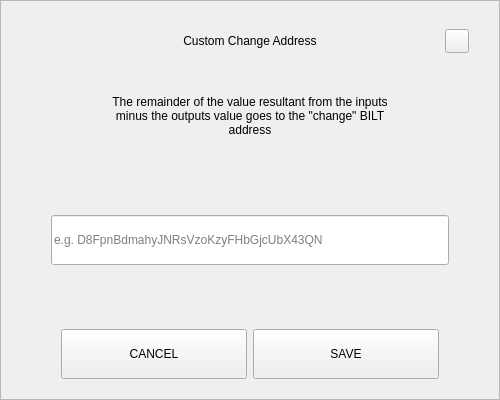
<?xml version="1.0" encoding="UTF-8"?>
<ui version="4.0">
 <class>SendChangeAddressDialog</class>
 <widget class="QDialog" name="SendChangeAddressDialog">
  <property name="geometry">
   <rect>
    <x>0</x>
    <y>0</y>
    <width>500</width>
    <height>400</height>
   </rect>
  </property>
  <property name="windowTitle">
   <string>Dialog</string>
  </property>
  <layout class="QVBoxLayout" name="verticalLayout">
   <property name="spacing">
    <number>0</number>
   </property>
   <property name="leftMargin">
    <number>0</number>
   </property>
   <property name="topMargin">
    <number>0</number>
   </property>
   <property name="rightMargin">
    <number>0</number>
   </property>
   <property name="bottomMargin">
    <number>0</number>
   </property>
   <item>
    <widget class="QFrame" name="frame">
     <property name="styleSheet">
      <string notr="true"/>
     </property>
     <property name="frameShape">
      <enum>QFrame::StyledPanel</enum>
     </property>
     <property name="frameShadow">
      <enum>QFrame::Raised</enum>
     </property>
     <layout class="QVBoxLayout" name="verticalLayout_2" stretch="0,0,0,0,0,0,0">
      <property name="spacing">
       <number>0</number>
      </property>
      <property name="leftMargin">
       <number>30</number>
      </property>
      <property name="topMargin">
       <number>20</number>
      </property>
      <property name="rightMargin">
       <number>30</number>
      </property>
      <property name="bottomMargin">
       <number>20</number>
      </property>
      <item>
       <layout class="QHBoxLayout" name="horizontalLayout_3">
        <property name="spacing">
         <number>0</number>
        </property>
        <item>
         <spacer name="horizontalSpacer_2">
          <property name="orientation">
           <enum>Qt::Horizontal</enum>
          </property>
          <property name="sizeHint" stdset="0">
           <size>
            <width>40</width>
            <height>20</height>
           </size>
          </property>
         </spacer>
        </item>
        <item>
         <widget class="QLabel" name="labelTitle">
          <property name="minimumSize">
           <size>
            <width>0</width>
            <height>40</height>
           </size>
          </property>
          <property name="maximumSize">
           <size>
            <width>16777215</width>
            <height>40</height>
           </size>
          </property>
          <property name="styleSheet">
           <string notr="true">padding-left:24px;</string>
          </property>
          <property name="text">
           <string>Custom Change Address</string>
          </property>
          <property name="alignment">
           <set>Qt::AlignCenter</set>
          </property>
          <property name="margin">
           <number>7</number>
          </property>
         </widget>
        </item>
        <item>
         <spacer name="horizontalSpacer">
          <property name="orientation">
           <enum>Qt::Horizontal</enum>
          </property>
          <property name="sizeHint" stdset="0">
           <size>
            <width>40</width>
            <height>20</height>
           </size>
          </property>
         </spacer>
        </item>
        <item>
         <widget class="QPushButton" name="btnEsc">
          <property name="minimumSize">
           <size>
            <width>24</width>
            <height>24</height>
           </size>
          </property>
          <property name="maximumSize">
           <size>
            <width>24</width>
            <height>24</height>
           </size>
          </property>
          <property name="focusPolicy">
           <enum>Qt::NoFocus</enum>
          </property>
          <property name="text">
           <string/>
          </property>
         </widget>
        </item>
       </layout>
      </item>
      <item>
       <spacer name="verticalSpacer_2">
        <property name="orientation">
         <enum>Qt::Vertical</enum>
        </property>
        <property name="sizeType">
         <enum>QSizePolicy::Fixed</enum>
        </property>
        <property name="sizeHint" stdset="0">
         <size>
          <width>20</width>
          <height>20</height>
         </size>
        </property>
       </spacer>
      </item>
      <item alignment="Qt::AlignHCenter">
       <widget class="QLabel" name="labelMessage">
        <property name="minimumSize">
         <size>
          <width>0</width>
          <height>70</height>
         </size>
        </property>
        <property name="text">
         <string>The remainder of the value resultant from the inputs minus the outputs value goes to the &quot;change&quot; BILT address</string>
        </property>
        <property name="alignment">
         <set>Qt::AlignCenter</set>
        </property>
        <property name="wordWrap">
         <bool>true</bool>
        </property>
       </widget>
      </item>
      <item>
       <spacer name="verticalSpacer_3">
        <property name="orientation">
         <enum>Qt::Vertical</enum>
        </property>
        <property name="sizeHint" stdset="0">
         <size>
          <width>20</width>
          <height>40</height>
         </size>
        </property>
       </spacer>
      </item>
      <item>
       <layout class="QHBoxLayout" name="horizontalLayout_2">
        <property name="spacing">
         <number>0</number>
        </property>
        <property name="leftMargin">
         <number>20</number>
        </property>
        <property name="rightMargin">
         <number>20</number>
        </property>
        <item>
         <widget class="QLineEdit" name="lineEditAddress">
          <property name="minimumSize">
           <size>
            <width>0</width>
            <height>50</height>
           </size>
          </property>
          <property name="placeholderText">
           <string notr="true">e.g. D8FpnBdmahyJNRsVzoKzyFHbGjcUbX43QN</string>
          </property>
         </widget>
        </item>
       </layout>
      </item>
      <item>
       <spacer name="verticalSpacer">
        <property name="orientation">
         <enum>Qt::Vertical</enum>
        </property>
        <property name="sizeHint" stdset="0">
         <size>
          <width>20</width>
          <height>40</height>
         </size>
        </property>
       </spacer>
      </item>
      <item>
       <layout class="QHBoxLayout" name="horizontalLayout" stretch="2,2">
        <property name="spacing">
         <number>6</number>
        </property>
        <property name="leftMargin">
         <number>30</number>
        </property>
        <property name="rightMargin">
         <number>30</number>
        </property>
        <item>
         <widget class="QPushButton" name="btnCancel">
          <property name="minimumSize">
           <size>
            <width>180</width>
            <height>50</height>
           </size>
          </property>
          <property name="focusPolicy">
           <enum>Qt::NoFocus</enum>
          </property>
          <property name="text">
           <string>CANCEL</string>
          </property>
         </widget>
        </item>
        <item>
         <widget class="QPushButton" name="btnSave">
          <property name="minimumSize">
           <size>
            <width>180</width>
            <height>50</height>
           </size>
          </property>
          <property name="focusPolicy">
           <enum>Qt::NoFocus</enum>
          </property>
          <property name="text">
           <string>SAVE</string>
          </property>
         </widget>
        </item>
       </layout>
      </item>
     </layout>
    </widget>
   </item>
  </layout>
 </widget>
 <resources/>
 <connections/>
</ui>
